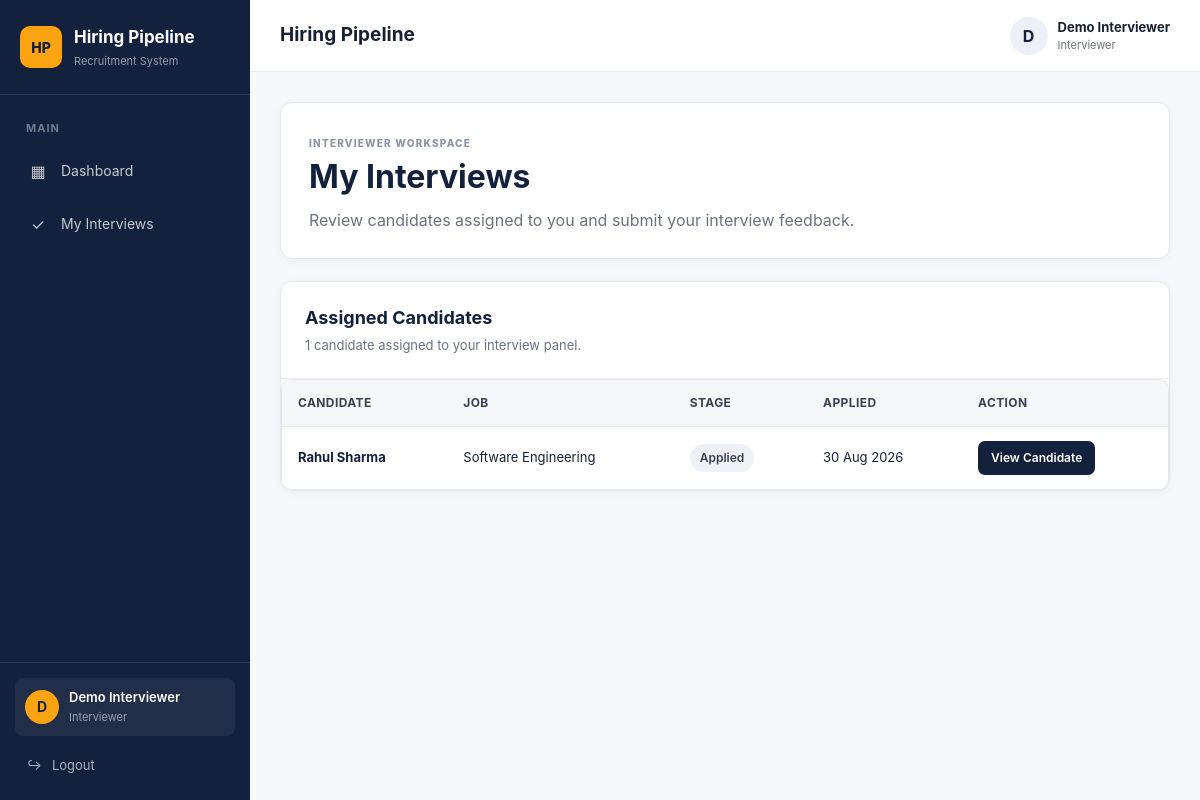
Before: /interviews/my-applications (signed in) with the older database file.
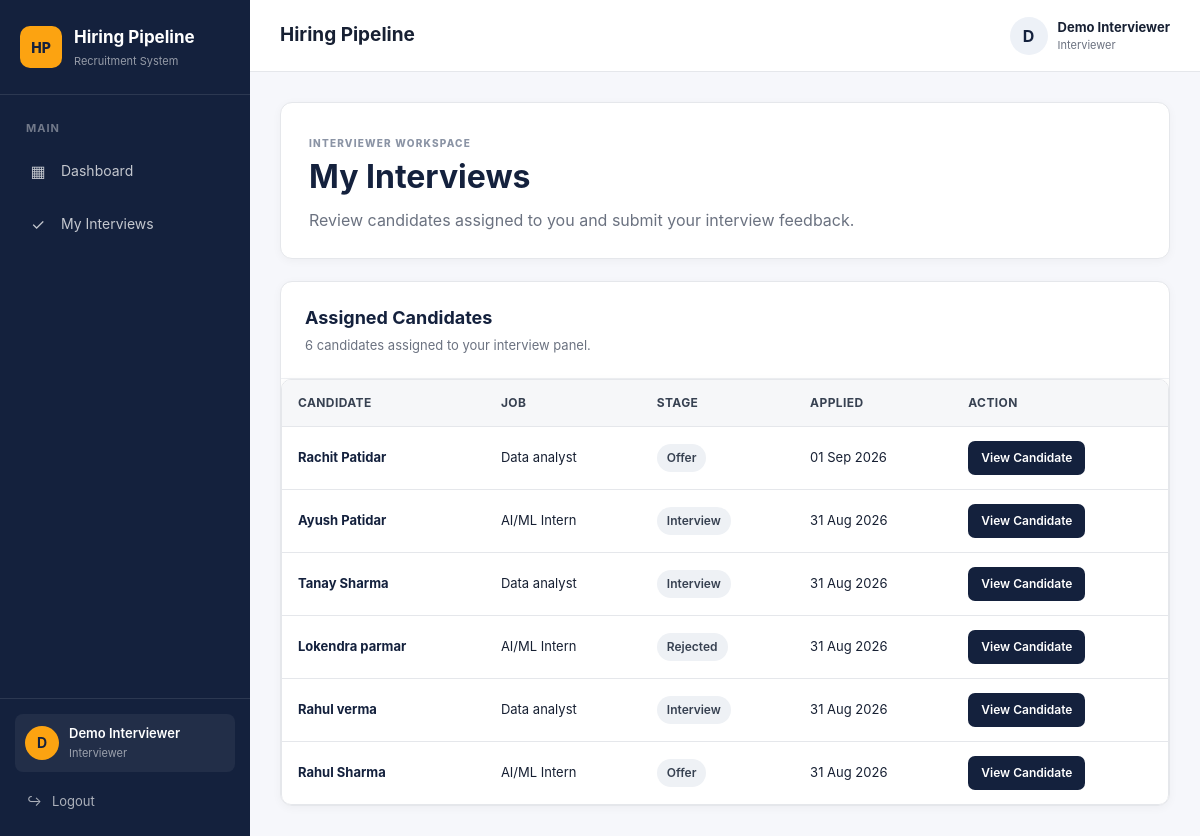
After: the same page with the newer database file.
### models/application.py (models this page shows)
class Application(db.Model):
    __tablename__ = "applications"
    id = db.Column(
        db.Integer,
        primary_key=True
    )
    job_opening_id = db.Column(
        db.Integer,
        db.ForeignKey("job_openings.id"),
        nullable=False,
        index=True
    )
    candidate_name = db.Column(
        db.String(150),
        nullable=False
    )
    candidate_email = db.Column(
        db.String(150),
        nullable=False,
        index=True
    )
    source = db.Column(
        db.String(100),
        nullable=True
    )
    notes = db.Column(
        db.Text,
        nullable=True
    )
    stage = db.Column(
        db.String(30),
        nullable=False,
        default="Applied",
        index=True
    )
    applied_at = db.Column(
        db.DateTime,
        server_default=db.func.now()
    )
    stage_changed_at = db.Column(
        db.DateTime,
        server_default=db.func.now()
    )
    updated_at = db.Column(
        db.DateTime,
        server_default=db.func.now(),
        onupdate=db.func.now()
    )
    job = db.relationship(
        "JobOpening",
        back_populates="applications"
    )
    events = db.relationship(
        "ApplicationEvent",
        back_populates="application",
        lazy=True,
        order_by="ApplicationEvent.created_at"
    )

### models/job.py (models this page shows)
class JobOpening(db.Model):
    __tablename__ = "job_openings"
    id = db.Column(db.Integer, primary_key=True)
    title = db.Column(
        db.String(150),
        nullable=False
    )
    department = db.Column(
        db.String(100),
        nullable=False
    )
    description = db.Column(
        db.Text,
        nullable=True
    )
    status = db.Column(
        db.String(20),
        nullable=False,
        default="open",
        index=True
    )
    created_at = db.Column(
        db.DateTime,
        server_default=db.func.now()
    )
    updated_at = db.Column(
        db.DateTime,
        server_default=db.func.now(),
        onupdate=db.func.now()
    )
    applications = db.relationship(
        "Application",
        back_populates="job",
        lazy=True
    )
    description = db.Column(
        db.Text,
        nullable=True
    )
    status = db.Column(
        db.String(20),
        nullable=False,
        default="open"
    )
    created_at = db.Column(
        db.DateTime,
        server_default=db.func.now()
    )
    updated_at = db.Column(
        db.DateTime,
        server_default=db.func.now(),
        onupdate=db.func.now()
    )
    applications = db.relationship(
        "Application",
        back_populates="job",
        lazy=True
    )

### routes/interviews.py (the view)
@interviews_bp.route("/my-applications")
@role_required("interviewer")
def my_applications():
    applications = (
        Application.query
        .join(
            ApplicationInterviewer,
            Application.id ==
            ApplicationInterviewer.application_id
        )
        .filter(
            ApplicationInterviewer.interviewer_id ==
            current_user.id
        )
        .order_by(
            Application.applied_at.desc()
        )
        .all()
    )
    return render_template(
        "interviews/my_applications.html",
        applications=applications
    )

### templates/interviews/my_applications.html (shortened to what this page needs)
{% extends "base.html" %}
{% block content %}
<div class="interviews-page">
    <div class="page-header">
        <div>
            <span class="card-eyebrow">INTERVIEWER WORKSPACE</span>
            <h1>My Interviews</h1>
            <p>
                Review candidates assigned to you and submit your interview feedback.
            </p>
        </div>
    </div>
    {% if applications %}
    <div class="interview-table-card">
        <div class="interview-table-header">
            <div>
                <h2>Assigned Candidates</h2>
                <p>
                    {{ applications|length }} candidate{% if applications|length != 1 %}s{% endif %}
                    assigned to your interview panel.
                </p>
            </div>
        </div>
        <div class="table-wrapper">
            <table>
                <thead>
                    <tr>
                        <th>Candidate</th>
                        <th>Job</th>
                        <th>Stage</th>
                        <th>Applied</th>
                        <th>Action</th>
                    </tr>
                </thead>
                <tbody>
                    {% for application in applications %}
                    <tr>
                        <td>
                            <div class="interview-candidate">
                                <div>
                                    <strong>
                                        {{ application.candidate_name }}
                                    </strong>
                                </div>
                            </div>
                        </td>
                        <td>
                            {{ application.job.title }}
                        </td>
                        <td>
                            <span class="interview-stage">
                                {{ application.stage }}
                            </span>
                        </td>
                        <td>
                            {% if application.applied_at %}
                                {{ application.applied_at.strftime("%d %b %Y") }}
                            {% else %}
                                —
                            {% endif %}
                        </td>
                        <td>
                            <a
                                href="{{ url_for(
                                    'applications.application_detail',
                                    application_id=application.id
                                ) }}"
                                class="small-btn"
                            >
                                View Candidate
                            </a>
                        </td>
                    </tr>
                    {% endfor %}
                </tbody>
            </table>
        </div>
    </div>
    {% endif %}
</div>
{% endblock %}

Changed rows visible on the page:
now on this page (row edited): Application: candidate_name "Rachit Patidar", job "Data analyst", stage "Offer", applied_at "01 Sep 2026"
now on this page (row edited): Application: candidate_name "Ayush Patidar", job "AI/ML Intern", stage "Interview", applied_at "31 Aug 2026"
now on this page (row edited): Application: candidate_name "Tanay Sharma", job "Data analyst", stage "Interview", applied_at "31 Aug 2026"
now on this page (row edited): Application: candidate_name "Lokendra parmar", job "AI/ML Intern", stage "Rejected", applied_at "31 Aug 2026"
now on this page (row edited): Application: candidate_name "Rahul verma", job "Data analyst", stage "Interview", applied_at "31 Aug 2026"
changed Application "Rahul Sharma": job "Software Engineering" → "AI/ML Intern"; stage "Applied" → "Offer"; applied_at "30 Aug 2026" → "31 Aug 2026"
Other visible differences:
{{ applications|length }}: "1" → "6"
text now shown: "s"
